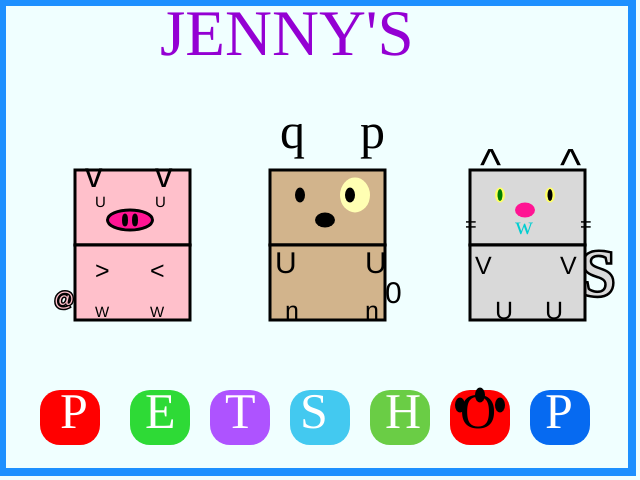
Frame 1 (no input)
Frame 60 (no input): identical to frame 1, image omitted
Frame 120 (the mouse pressed at the canvas centre since frame 60): identical to frame 1, image omitted

The p5.js sketch that drew this single still picture (run headless with seeded random() and noise() and a simulated clock; from frame 60 on, the mouse is pressed at the canvas centre):

// p5.js sketch
// ── sketch.js
function setup() { 
	createCanvas(640, 480);}
function draw() {
	background("Azure")
    
    
    var name = "JENNY'S"
    var box1 = "P";
    var box2 = "O";
    var box3 = "H";
    var box4 = "S";
    var box5 = "T";
    var box6 = "E";
    var box7 = "P";
    var round = 60;
    var round1 = 55;
    var round2 = 20;
    var boxy = 390;
    

    var textheight = 100;
    var boxtext = textFont ("Chalkboard");
    
    var dogcolor = color ("tan");
    var dogear = "p";
    var dogear2 = "q";
    var doghand = "U";
    var dogfeet = "n";
    var dot = 405;
    var dogtail = "0";
    var dogx = 270;
    var dogeyey = 195;
    var dogeary = 110;
    var doghandy = 250;
    var dogfeety = 300;
    
    
    var catmouth = "w";
    var cattail = "S";
    var catwhisker = "=";
    var cathand = "V";
    var cathandy = 255;
    var catfeet = "U";
    var catfeety = 300;
    var catear = "^";
    var cateary = 145;
    var catx =470;
    var cateyey = 195;
    var cateyecolor = color (255,255,102);
    var catwhiskery = 215;
    var cattalk = 560;
    var fillthecat = color(217,217,217);
    
    var pigbodyx = "75";
    var pigeye = "U";
    var pigtail = "@";
    var pigfeet = "W";
    var pighand = ">";
    var pighand2 = "<";
    var pigear = "v";
    var colorpig = color ("pink");
    var colorpignose = color ("deeppink");
    var pigtextheight = 75;
    var pigtextwidth = 115;
    var pigtexty = 195;
    var pignosey = 220;

  
    var hi = color (0,0,0);
    var bye = color (255, 255, 255);
    var height = 100;
    var width = 300;
    var ellipseheight = 15;
    var ellipsewidth = 10;
    var bodyheight = 75;
    var bodywidth = 115;
    var apple = color ("red");
    

    

    //DOG//
    //BODY//
    fill(dogcolor)
    stroke(hi)
    strokeWeight(3);
    rect(dogx,170,bodywidth,bodyheight);
    rect(dogx,245,bodywidth,bodyheight);
    //EYES//
    noStroke();
    fill(255,255,179)
    ellipse(355,195,30,35);
    fill(hi)
    noStroke();
    ellipse(300,dogeyey,ellipsewidth,ellipseheight);
    ellipse(350,dogeyey,ellipsewidth,ellipseheight);
    //NOSE//
    fill(hi)
    noStroke();
    ellipse(325,220,20,ellipseheight);
    //EAR//
    textSize(50);
	fill(hi);
    strokeWeight(0.5);
    textFont(boxtext);
	text(dogear,360,dogeary,width,height);
    text(dogear2,280,dogeary,width,height)
    //HAND//
    textSize(30);
    textFont("Helvetica");
	text(doghand,365,doghandy,width,height);
    text(doghand,275,doghandy,width,height);
    //FEET//
    textSize(25);
	text(dogfeet,365,dogfeety,width,height);
    text(dogfeet,285,dogfeety,width,height);
    //TAIL//
    textSize(30);
    text(dogtail,385,280,width,height);
    // END OF DOG //
    
    // CAT //
    //TAIL//
    textSize(65);
	fill(fillthecat);
	stroke(hi);
    strokeWeight(5);
	textFont("Comic Sans MS");
	text(cattail,580,245, 20,height);
    //BODY//
    fill(fillthecat)
    stroke(hi)
    strokeWeight(3);
    rect(catx,170,bodywidth,bodyheight);
    rect(catx,245,bodywidth,bodyheight);
    //EYE//
    fill(cateyecolor);
    noStroke();
    ellipse(550,cateyey,ellipsewidth,ellipseheight);
    ellipse(500,cateyey,ellipsewidth,ellipseheight);
    fill(hi);
    ellipse(550,cateyey,5,12);
    fill("green");
    ellipse(500,cateyey,5,12);
    //WHISKER//
    textSize(20);
    fill(hi);
    textFont("Arial")
    text(catwhisker,465,catwhiskery,width,height);
    text(catwhisker,580,catwhiskery,width,height);
    //NOSE//
    fill(colorpignose);
    noStroke();
    ellipse(525,210,20,15);
    //MOUTH//
    fill("darkturquoise");
    textSize(25);
    textFont("Gillsans");
    text(catmouth,515,215,width,height);
    //HAND//
    fill(hi);
    textFont("Arial")
    text(cathand,475,cathandy,width,height);
    text(cathand,cattalk,cathandy,width,height);
    //FEET//
    textSize(25);
	text(catfeet,545,catfeety,width,height);
    text(catfeet,495,catfeety,width,height);
    //catear//
    textSize(45);
    text(catear,cattalk,cateary, width,height);
    text(catear,480,cateary, width,height);
    // END OF CAT //
    
    //PIG//
    //BODY//
    fill(colorpig)
    stroke(hi)
    strokeWeight(3);
    rect(pigbodyx,170,bodywidth,bodyheight);
    rect(pigbodyx,245,bodywidth,bodyheight);
    //NOSE//
    fill(colorpignose)
    ellipse(130,pignosey,45,20);
    fill(hi);
    ellipse(125,pignosey,3,10);
    ellipse(135,pignosey,3,10);
    //EYE//
    textSize(15);
    noStroke();
    textFont("Helvetica")
    text(pigeye,95,pigtexty,pigtextwidth,pigtextheight);
    text(pigeye,155,pigtexty,pigtextwidth,pigtextheight);
    //TAIL//
    textSize(20);
    stroke(2);
    fill(colorpig)
    text(pigtail,54,290,pigtextwidth,pigtextheight)
    //FEET//
    noStroke();
    textSize(15);
    fill(hi)
    text(pigfeet,95,305,pigtextwidth,pigtextheight)
    text(pigfeet,150,305,pigtextwidth,pigtextheight)
    //HAND//
    textSize(25);
    textFont("Helvetica");
    text(pighand,95,260,width,height);
	text(pighand2,150,260,width,height);
    //EAR//
    textSize(35);
    text(pigear,85,160, width,height);
    text(pigear,155,160, width,height);
    //END OG PIG//
    
    
    //NAME//
    textSize(65);
	fill(148,0,211);
	noStroke();
	textFont("Comic Sans MS");
	text(name,160,5, 20,textheight);
    // END OF NAME //

    // PET SHOP //
    // P > Pet Shop
    noStroke();
    fill(6,106,241);
    rect(530,boxy,round,round1,round2);
    textSize(50);
	fill(bye);
	noStroke();
	textFont(boxtext);
	text(box1,545,boxy,width,textheight);
    // O > Pet Shop
    noStroke();
    fill(apple);
    rect(450,boxy,round,round1,round2);
    // foot print 
    fill(hi);
    noStroke();
	ellipse(460,dot,ellipsewidth,ellipseheight);
    ellipse(480,395,ellipsewidth,ellipseheight);
    ellipse(500,dot,ellipsewidth,ellipseheight);  
    textSize(50);
	fill(hi);
	noStroke();
	textFont(boxtext);
	text(box2,460,boxy, width, textheight);  
    // H > Pet Shop
    noStroke();
    fill(106,205,69);
    rect(370,boxy, round,round1,round2);
    textSize(50);
	fill(bye);
	noStroke();
	textFont(boxtext);
	text(box3,385,boxy, width, textheight);
    // S > Pet Shop
    noStroke();
    fill(67,201,240);
    rect(290,boxy,round,round1,round2);
    textSize(50);
	fill(bye);
	noStroke();
	textFont(boxtext);
	text(box4,300,boxy, width, textheight);
    // T > Pet Shop
    noStroke();
    fill(174,83,255);
    rect(210,boxy,round,round1,round2);
    textSize(50);
	fill(bye);
	noStroke();
	textFont(boxtext);
	text(box5,225,boxy, width, textheight);
    // E > Pet Shop
    noStroke();
    fill(46,218,54);
    rect(130,boxy,round,round1,round2);
    textSize(50);
    fill(bye);
    noStroke();
    textFont(boxtext);
    text(box6,145,boxy,width,textheight)
    // P > Pet Shop
    noStroke();
    fill(apple);
    rect(050,boxy,round,round1,round2);
    textSize(50);
    fill(bye);
    noStroke();
    textFont(boxtext);
    text(box7,60,boxy,width,textheight)
    // END OF PET SHOP //
 
    // BORDERS //
    noFill();
    stroke("dodgerblue");
    strokeWeight(8);
	rect(2,2,630,470);


    
   
}
// ── style.css
canvas {
	display: block;
	margin: 0 auto;
}

body {
	background-color: snow;
}

h1 {
	text-align: center;
	font-family: avenir;
